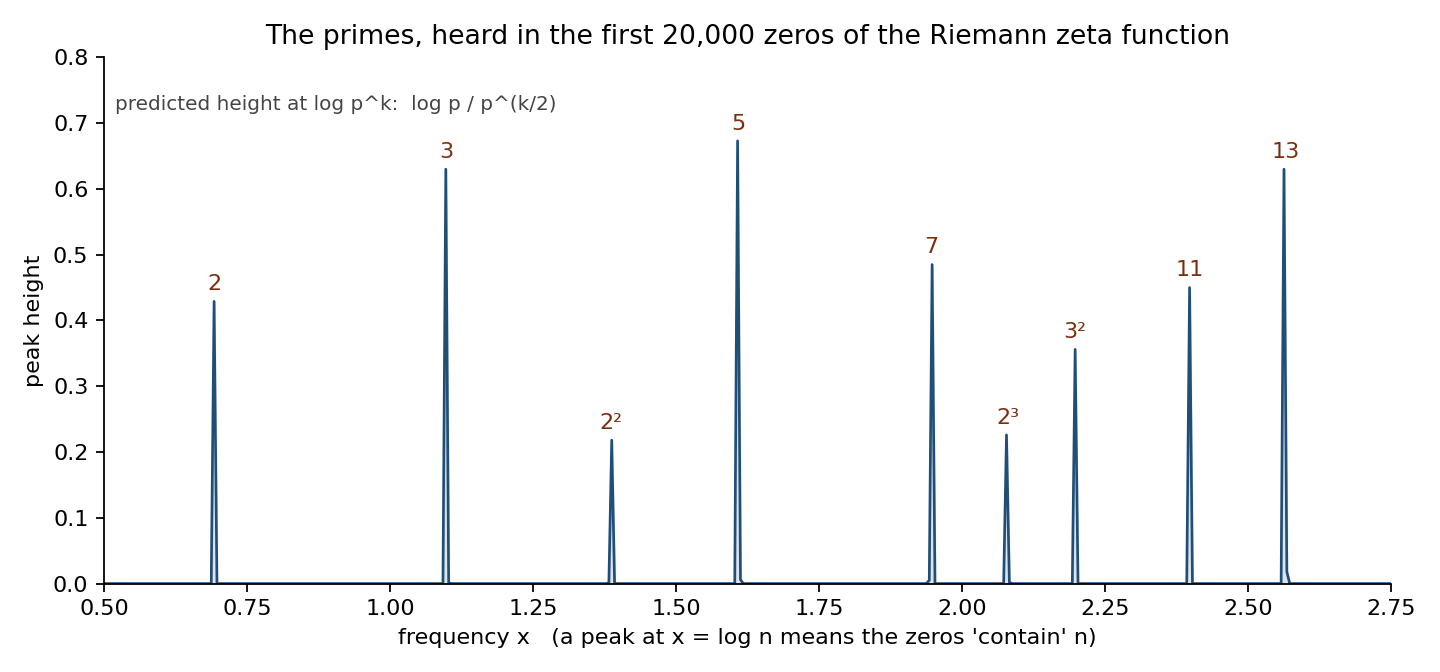

The script that saved this image:
"""Hear the primes in the zeros.

Treat the nontrivial zeros of the Riemann zeta function as a signal and
take its Fourier transform. The explicit formula predicts spikes at
x = k*log(p) for every prime power p^k, with height log(p) / p^(k/2),
and nothing at composites that are not prime powers. This script checks
both the positions and the heights, and draws the picture.

Data: Odlyzko's table of the first 100,000 zeros (downloaded on first run).
"""
import os, urllib.request, json
import numpy as np

URL = "https://www-users.cse.umn.edu/~odlyzko/zeta_tables/zeros1"
FILE = "zeros1"
if not os.path.exists(FILE):
    print("downloading", URL); urllib.request.urlretrieve(URL, FILE)
g_all = np.loadtxt(FILE)

def H_at(xs, g):
    """-(2pi/W) * sum_n w_n cos(gamma_n x) with a Hann window w over [0, T].
    At x = k log p this approximates log(p)/p^(k/2)."""
    T = g[-1]; w = 0.5 * (1 - np.cos(2 * np.pi * g / T)); W = T / 2
    out = np.empty(len(xs))
    for i in range(0, len(xs), 200):
        blk = xs[i:i + 200]
        out[i:i + 200] = -(2 * np.pi / W) * (w[None, :] * np.cos(np.outer(blk, g))).sum(axis=1)
    return out

def isprime(n): return n > 1 and all(n % d for d in range(2, int(n ** 0.5) + 1))
def prime_power(n):
    for p in range(2, n + 1):
        if isprime(p):
            k, m = 0, 1
            while m < n: m *= p; k += 1
            if m == n: return p, k
    return None

# 1. Exact check at x = log n, n = 2..31, with all 100,000 zeros.
ns = list(range(2, 32))
meas = H_at(np.log(ns), g_all)
print("using all 100,000 zeros, evaluated exactly at x = log n")
print(" n    predicted   measured")
for n, m in zip(ns, meas):
    pp = prime_power(n)
    pred = np.log(pp[0]) / pp[0] ** (pp[1] / 2) if pp else 0.0
    tag = f"= {pp[0]}^{pp[1]}" if pp and pp[1] > 1 else ("prime" if pp else "")
    print(f"{n:2d}     {pred:6.3f}     {m:6.3f}   {tag}")

# 2. Picture: first 20,000 zeros on a fine grid; keep the max in each small bin
#    so the (very narrow) peaks survive downsampling.
g = g_all[:20000]
fine = np.arange(0.5, 2.75, 0.0002)
Hf = H_at(fine, g)
edges = np.arange(0.5, 2.755, 0.005)
idx = np.digitize(fine, edges) - 1
xs = edges[:-1] + 0.0025
env = np.array([Hf[idx == i].max() if (idx == i).any() else 0 for i in range(len(xs))])
json.dump({"x": xs.round(4).tolist(), "H": env.round(3).tolist()}, open("prime_peaks.json", "w"))

try:
    import matplotlib; matplotlib.use("Agg"); import matplotlib.pyplot as plt
    fig, ax = plt.subplots(figsize=(9, 4.2), dpi=160)
    ax.plot(xs, env, color="#1f4e79", lw=1.2); ax.fill_between(xs, 0, env, color="#1f4e79", alpha=0.15)
    for n, lab in {2:"2",3:"3",4:"2²",5:"5",7:"7",8:"2³",9:"3²",11:"11",13:"13"}.items():
        xi = np.log(n); j = np.abs(xs - xi).argmin(); h = env[max(0, j-2):j+3].max()
        ax.annotate(lab, (xi, h), xytext=(0, 5), textcoords="offset points", ha="center", fontsize=10, color="#7a2e0e")
    ax.set_xlim(0.5, 2.75); ax.set_ylim(0, 0.8)
    ax.set_xlabel("frequency x   (a peak at x = log n means the zeros 'contain' n)"); ax.set_ylabel("peak height")
    ax.set_title("The primes, heard in the first 20,000 zeros of the Riemann zeta function")
    ax.text(0.52, 0.72, "predicted height at log p^k:  log p / p^(k/2)", fontsize=9, color="#444")
    ax.spines[["top", "right"]].set_visible(False)
    plt.tight_layout(); plt.savefig("primes_in_zeros.png"); print("saved primes_in_zeros.png")
except ImportError:
    print("matplotlib not available; skipped the picture")
